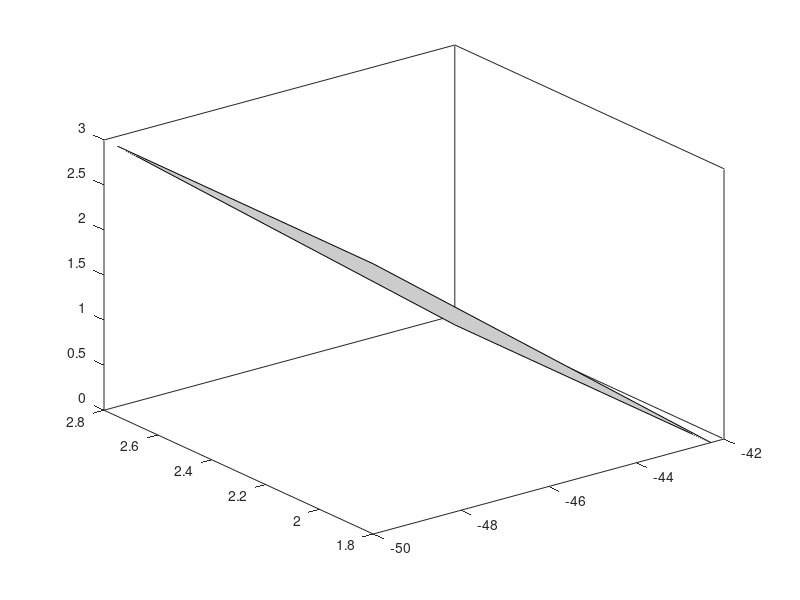

Write the MATLAB code that produced this figure.
function TC_plot()

color = [0.8 0.8 0.8];

x = [-1.7, -1.7, -1.7, -1.7]; y = [1.8, -2, -2, 1.8]; z = [0, 0, 3, 3];
fig = fill3(x, y, z, color, 'HandleVisibility', 'off');

x = [-1.7, -50, -50, -1.7]; y = [1.8, 1.8, 1.8, 1.8]; z = [0, 0, 3, 3];
fig = fill3(x, y, z, color, 'HandleVisibility', 'off');
%set(fig, 'FaceAlpha', 0.5);
x = [-1.7, -50, -50, -1.7]; y = [-2, -2, -2, -2]; z = [0, 0, 3, 3];
fig = fill3(x, y, z, color, 'HandleVisibility', 'off');
%set(fig, 'FaceAlpha', 0.5);

x = [-50, -50, -50, -50]; y = [-3, 2.75, 2.75, -3]; z = [0, 0, 3, 3];
fig = fill3(x, y, z, color, 'HandleVisibility', 'off');
%set(fig, 'FaceAlpha', 0.5);

x = [-50, -50, -1.7, -1.7]; y = [1.8, -2, -2, 1.8]; z = [3, 3, 3, 3];
fig = fill3(x, y, z, color, 'HandleVisibility', 'off');
% set(fig, 'FaceAlpha', 0.5);

x = [-50, -42.3, -50]; y = [2.75, 2.75, 2.75]; z = [0, 0, 3];
fig = fill3(x, y, z, color, 'HandleVisibility', 'off');
%set(fig, 'FaceAlpha', 0.5);
x = [-50, -42.3, -50]; y = [-3, -3, -3]; z = [0, 0, 3];
fig = fill3(x, y, z, color, 'HandleVisibility', 'off');
%set(fig, 'FaceAlpha', 0.5);

x = [-42.3, -42.3, -50, -50]; y = [-3, -2, -2, -3]; z = [0, 0, 3, 3];
fig = fill3(x, y, z, color, 'HandleVisibility', 'off');
%set(fig, 'FaceAlpha', 0.5);
x = [-42.3, -42.3, -50, -50]; y = [1.8, 2.75, 2.75, 1.8]; z = [0, 0, 3, 3];
fig = fill3(x, y, z, color, 'HandleVisibility', 'off');
%set(fig, 'FaceAlpha', 0.5);

clear fig color

end